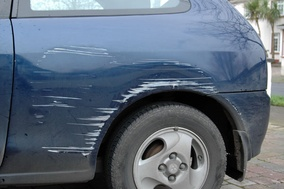
#> input picture carimages/train/image3.jpg, 284 x 189 px, shrunk from 600 x 399 before the run, found by its file name
$ jupyter execute --allow-errors 'Edge Detection.ipynb'   (older library calls are emulated)
#> lines starting #> are read from the running program, lines starting #| are printed output that depends on the picture; after the words box and inside, x2 and y2 are one past the last pixel; in counts of white or black regions, pixels touching at a corner belong together
[cell 1]
import numpy as np
import cv2 as cv
from matplotlib import pyplot as plt

imagename = '/Users/ridakhan/Desktop/Uni/cardetection/customImages/train/image3.jpg'

# EDGE DETECTION

[cell 2]
img = cv.imread(imagename, 0)
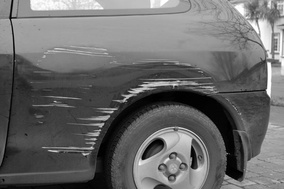
#> img: shape (189, 284); min 0, max 255, mean 106

"""First argument is our input image. Second and third arguments are our minVal and maxVal respectively.
Third argument is aperture_size. It is the size of Sobel kernel used for find image gradients.
By default it is 3. Last argument is L2gradient which specifies the equation for finding gradient magnitude.
If it is True, it uses the equation mentioned above which is more accurate"""

edges = cv.Canny(img,255, 255) #input image, minVal, maxVal
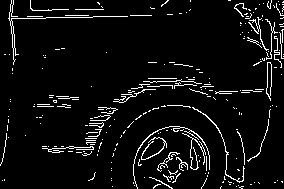
#> edges: shape (189, 284); 5.8% white in thin lines or dots

plt.subplot(121),plt.imshow(img,cmap = 'gray')
plt.title('Original Image'), plt.xticks([]), plt.yticks([])

plt.subplot(122),plt.imshow(edges,cmap = 'gray')
plt.title('Edge Image'), plt.xticks([]), plt.yticks([])

plt.show()

[cell 3]
#Just edge detection

import cv2

# this function is needed for the createTrackbar step downstream
def nothing(x):
    pass

imagename = '/Users/ridakhan/Desktop/car1.jpg'
# read the experimental image
img = cv2.imread(imagename, 0)

# create trackbar for canny edge detection threshold changes
cv2.namedWindow('canny')

# add ON/OFF switch to "canny"
switch = '0 : OFF \n1 : ON'
cv2.createTrackbar(switch, 'canny', 0, 1, nothing)

# add lower and upper threshold slidebars to "canny"
cv2.createTrackbar('lower', 'canny', 0, 255, nothing)
cv2.createTrackbar('upper', 'canny', 0, 255, nothing)

# Infinite loop until we hit the escape key on keyboard
while(1):

    # get current positions of four trackbars
    lower = cv2.getTrackbarPos('lower', 'canny')
    upper = cv2.getTrackbarPos('upper', 'canny')
    s = cv2.getTrackbarPos(switch, 'canny')

    if s == 0:
        edges = img
    else:
        edges = cv2.Canny(img, lower, upper)

    # display images
    cv2.imshow('original', img)
    cv2.imshow('canny', edges)
    k = cv2.waitKey(1) & 0xFF
#> (key Esc is pressed here)
    if k == 27:   # hit escape to quit
        break

cv2.destroyAllWindows()

# BLURRING

[cell 4]
import skimage
import sys

img = cv.imread(imagename, 0)
sigma = 3.0
edges = cv.Canny(img,255, 255) #input image, minVal, maxVal

#> (the rest of this cell did not finish here and is left out)

[cell 5]
import numpy as np
from matplotlib import pyplot as plt

img = cv.imread(imagename)
#> (the rest of this cell did not finish here and is left out)

# BLUR THEN EDGE

[cell 6]
#First Try with bilateralFilter(img,9, 150, 150)

import numpy as np
import cv2 as cv
from matplotlib import pyplot as plt

imagename = '/Users/ridakhan/Desktop/Uni/cardetection/customImages/train/image3.jpg'

import cv2

def nothing(x):
    pass

img = cv2.imread(imagename)
#> img is the input picture: shape (189, 284, 3); mean B, G, R 122.8, 108.1, 95.6
blur = cv2.bilateralFilter(img,9, 150, 150)
# create trackbar for canny edge detection threshold changes
cv2.namedWindow('canny')

# add ON/OFF switch to "canny"
switch = '0 : OFF \n1 : ON'
cv2.createTrackbar(switch, 'canny', 0, 1, nothing)

# add lower and upper threshold slidebars to "canny"
cv2.createTrackbar('lower', 'canny', 0, 255, nothing)
cv2.createTrackbar('upper', 'canny', 0, 255, nothing)

# Infinite loop until we hit the escape key on keyboard
while(1):

    # get current positions of four trackbars
    lower = cv2.getTrackbarPos('lower', 'canny')
    upper = cv2.getTrackbarPos('upper', 'canny')
    s = cv2.getTrackbarPos(switch, 'canny')

    if s == 0:
        edges = blur
    else:
        edges = cv2.Canny(blur, lower, upper)

    # display images
    cv2.imshow('original', img)
    cv2.imshow('canny', edges)
    k = cv2.waitKey(1) & 0xFF
#> (key Esc is pressed here)
    if k == 27:   # hit escape to quit
        break

cv2.destroyAllWindows()

[cell 7]
#Saving all edge/ blur images in folder

import os
import numpy as np
import cv2
from matplotlib import pyplot as plt
from PIL import Image

for filename in os.listdir('/Users/ridakhan/Desktop/Uni/cardetection/customImages/train/'):
    print(filename)
    img = cv2.imread('/Users/ridakhan/Desktop/Uni/cardetection/customImages/train/'+filename)
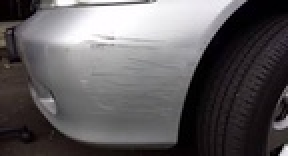
#> input picture carimages/train/image1.jpeg, 144 x 78 px, shrunk from 305 x 165 before the run, found by its file name (shown 2 times larger)
#> img is the input picture: shape (78, 144, 3); mean B, G, R 94.5, 92.8, 95.9
    blur = cv2.bilateralFilter(img,9, 200, 200)
#> blur: shape (78, 144, 3)
    edges = cv2.Canny(blur, 105, 200)
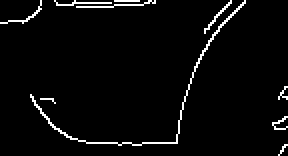
#> edges: shape (78, 144) (shown 2 times larger); 3.5% white in thin lines or dots
    cv2.imwrite('/Users/ridakhan/Desktop/Uni/cardetection/customImages/edges/'+filename.split('.')[0]+'.png',edges)
#> pass 2 of the loop `for filename in os.listdir('/Users/ridakhan/Desktop/Uni/cardetection/c..`:
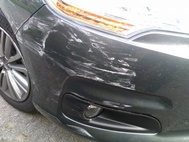
#> input picture carimages/train/image10.jpg, 189 x 142 px, shrunk from 400 x 300 before the run, found by its file name
#> img is the input picture: shape (142, 189, 3); mean B, G, R 124.5, 124.8, 124.4
#> `blur = cv2.bilateralFilter(img,9, 200, 200)`:
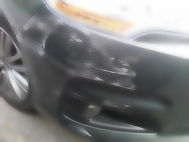
#> blur: shape (142, 189, 3); mean B, G, R 124.1, 124.4, 124
#> `edges = cv2.Canny(blur, 105, 200)`:
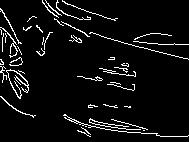
#> edges: shape (142, 189); 5.9% white in thin lines or dots
#> pass 3 of the loop `for filename in os.listdir('/Users/ridakhan/Desktop/Uni/cardetection/c..`:
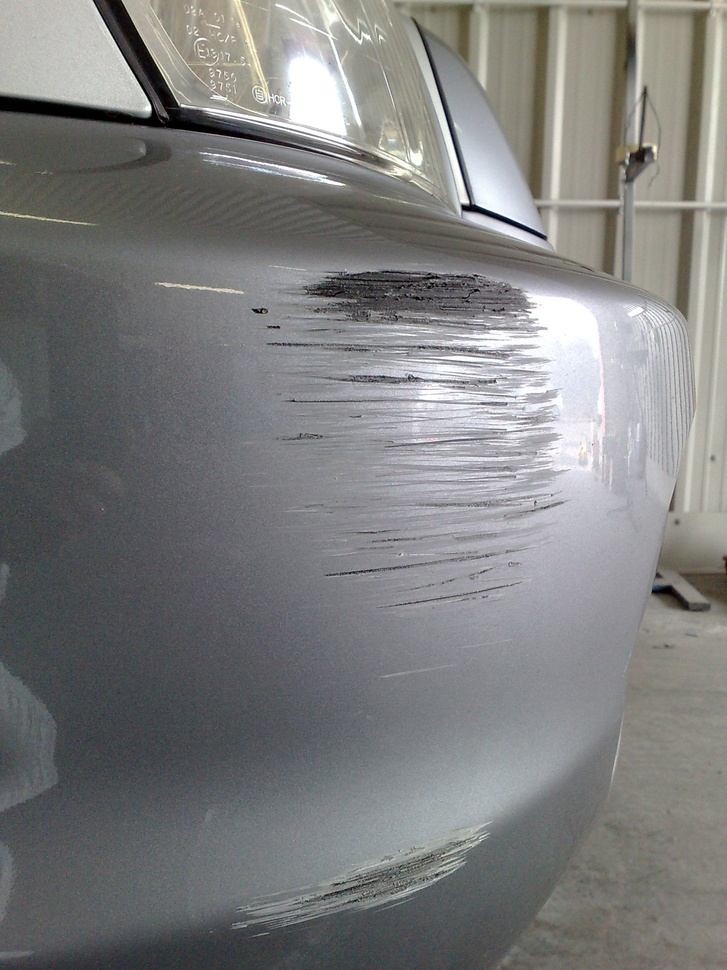
#> input picture carimages/train/image13.jpg, 727 x 970 px, shrunk from 1536 x 2048 before the run, found by its file name
#> img is the input picture: shape (970, 727, 3); mean B, G, R 125.7, 125.8, 125.4
#> `edges = cv2.Canny(blur, 105, 200)`:
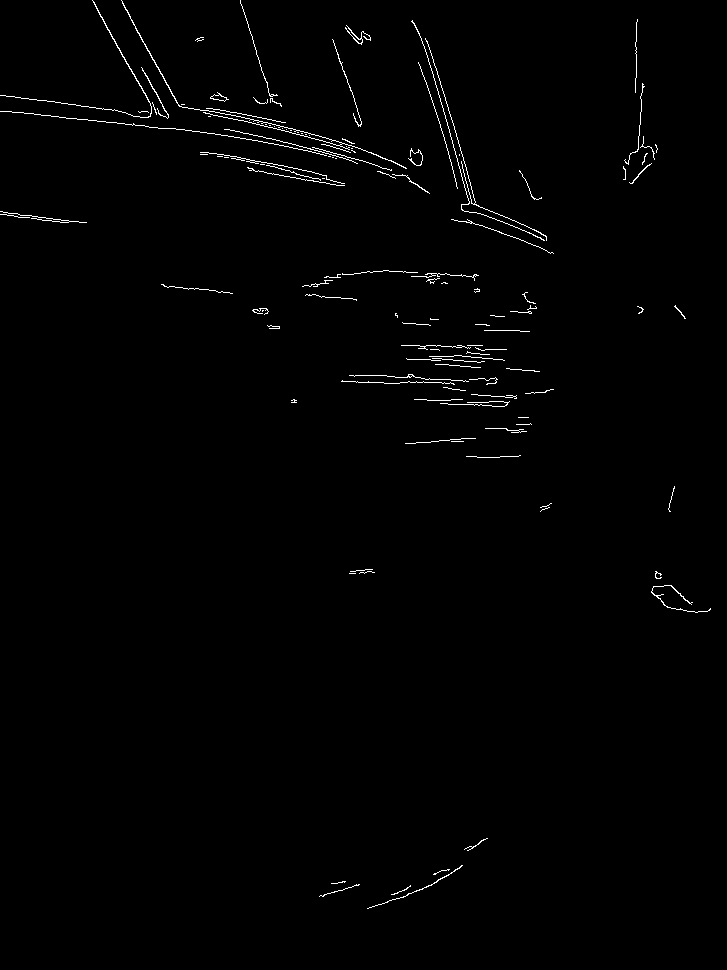
#> edges: shape (970, 727); 0.91% white in thin lines or dots
#> the loop made 5 passes; the first 3 are shown
    #print(filename.split('.')[0])

plt.imshow(edges, cmap = 'gray')
plt.show()
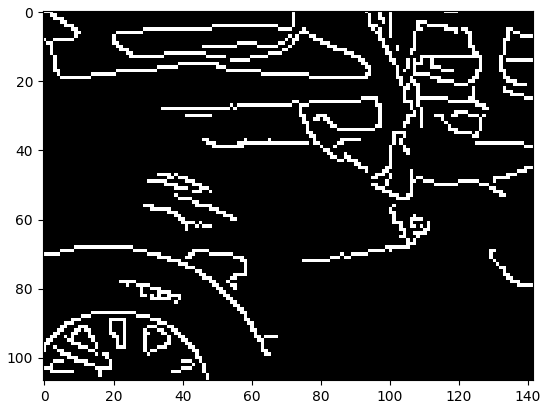
#> figure drawn by matplotlib, 1 panel

[cell 8]
#THIS ONE WORKS with bilateralFilter(img,9, 200, 200)

import numpy as np
from matplotlib import pyplot as plt

imagename = '/Users/ridakhan/Desktop/Uni/cardetection/customImages/train/image4.jpg'

import cv2

def nothing(x):
    pass

img = cv2.imread(imagename)
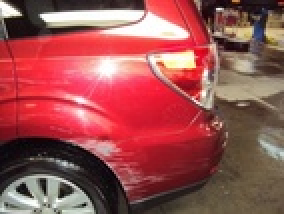
#> input picture carimages/train/image4.jpg, 142 x 107 px, shrunk from 300 x 225 before the run, found by its file name (shown 2 times larger)
#> img is the input picture: shape (107, 142, 3); mean B, G, R 80.9, 81, 154.8
blur = cv2.bilateralFilter(img,9, 200, 200)
#> blur: shape (107, 142, 3)
# create trackbar for canny edge detection threshold changes
cv2.namedWindow('canny')

# add ON/OFF switch to "canny"
switch = '0 : OFF \n1 : ON'
cv2.createTrackbar(switch, 'canny', 0, 1, nothing)

# add lower and upper threshold slidebars to "canny"
cv2.createTrackbar('lower', 'canny', 0, 255, nothing)
cv2.createTrackbar('upper', 'canny', 0, 255, nothing)

# Infinite loop until we hit the escape key on keyboard
while(1):

    # get current positions of four trackbars
    lower = cv2.getTrackbarPos('lower', 'canny')
    upper = cv2.getTrackbarPos('upper', 'canny')
    s = cv2.getTrackbarPos(switch, 'canny')

    if s == 0:
        edges = blur
    else:
        edges = cv2.Canny(blur, lower, upper)

    # display images
    cv2.imshow('original', img)
    cv2.imshow('canny', edges)
    k = cv2.waitKey(1) & 0xFF
#> (key Esc is pressed here)
    if k == 27:   # hit escape to quit
        break

cv2.destroyAllWindows()

# CONTOUR TRIALS, NOT CURRENTLY WORKING

[cell 9]
#TRIED CONTOURS

import numpy as np
import cv2

im = cv2.imread(imagename)
imCopy = im.copy()

imgray=cv2.cvtColor(im,cv2.COLOR_BGR2GRAY)
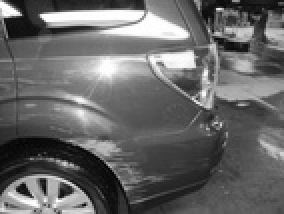
#> imgray: shape (107, 142) (shown 2 times larger); min 2, max 255, mean 103.1

ret,thresh = cv2.threshold(imgray,127,255,0)
#> thresh: shape (107, 142); 26.5% white; 53 white regions (44 under 20 px), largest, box (x1, y1, x2, y2) and area: (23, 19, 142, 67) 1851, (20, 0, 95, 21) 899, (0, 87, 47, 107) 580

image, contours, hierarchy =  cv2.findContours(thresh,cv2.RETR_TREE,cv2.CHAIN_APPROX_SIMPLE)

cv2.drawContours(imCopy,contours,-1,(0,255,0))
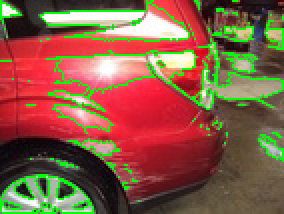
#> imCopy: shape (107, 142, 3) (shown 2 times larger); 9.34% of pixels changed, all inside (x1, y1, x2, y2) = (0, 0, 142, 107)
cv2.imshow('draw contours',imCopy)
cv2.waitKey(0)

[cell 10]
import numpy as np
import cv2

im = cv2.imread(imagename)
edges = cv.Canny(im,100,200) #input image, minVal, maxVal
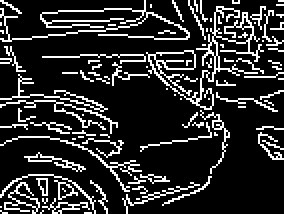
#> edges: shape (107, 142) (shown 2 times larger); 17.2% white in thin lines or dots

image, contours, hierarchy =  cv2.findContours(edges,cv2.RETR_TREE,cv2.CHAIN_APPROX_SIMPLE)

cv2.drawContours(im, contours, -1, (0,255,0), 3)
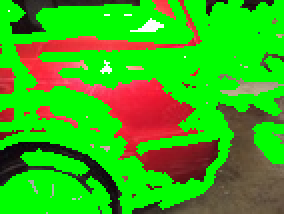
#> im: shape (107, 142, 3) (shown 2 times larger); mean B, G, R 22.7, 177.9, 56
cv2.imshow('draw contours', im)
cv2.waitKey(0)

[cell 11]
import cv2

# this function is needed for the createTrackbar step downstream
def nothing(x):
    pass

# read the experimental image
img = cv2.imread(imagename, 0)
#> img: shape (107, 142); min 0, max 255, mean 103.2
imCopy = img.copy()

# create trackbar for canny edge detection threshold changes
cv2.namedWindow('canny')

# add ON/OFF switch to "canny"
switch = '0 : OFF \n1 : ON'
cv2.createTrackbar(switch, 'canny', 0, 1, nothing)

# add lower and upper threshold slidebars to "canny"
cv2.createTrackbar('lower', 'canny', 0, 255, nothing)
cv2.createTrackbar('upper', 'canny', 0, 255, nothing)

# Infinite loop until we hit the escape key on keyboard
while(1):

    # get current positions of four trackbars
    lower = cv2.getTrackbarPos('lower', 'canny')
    upper = cv2.getTrackbarPos('upper', 'canny')
    s = cv2.getTrackbarPos(switch, 'canny')

    if s == 0:
        edges = img
    else:
        edges = cv2.Canny(img, lower, upper)
        image, contours, hierarchy =  cv2.findContours(edges,cv2.RETR_TREE,cv2.CHAIN_APPROX_SIMPLE)
        cv2.drawContours(imCopy,contours,-1,(0,255,0))

    # display images
    cv2.imshow('original', img)
    cv2.imshow('canny', imCopy)
    k = cv2.waitKey(1) & 0xFF
#> (key Esc is pressed here)
    if k == 27:   # hit escape to quit
        break

cv2.destroyAllWindows()
